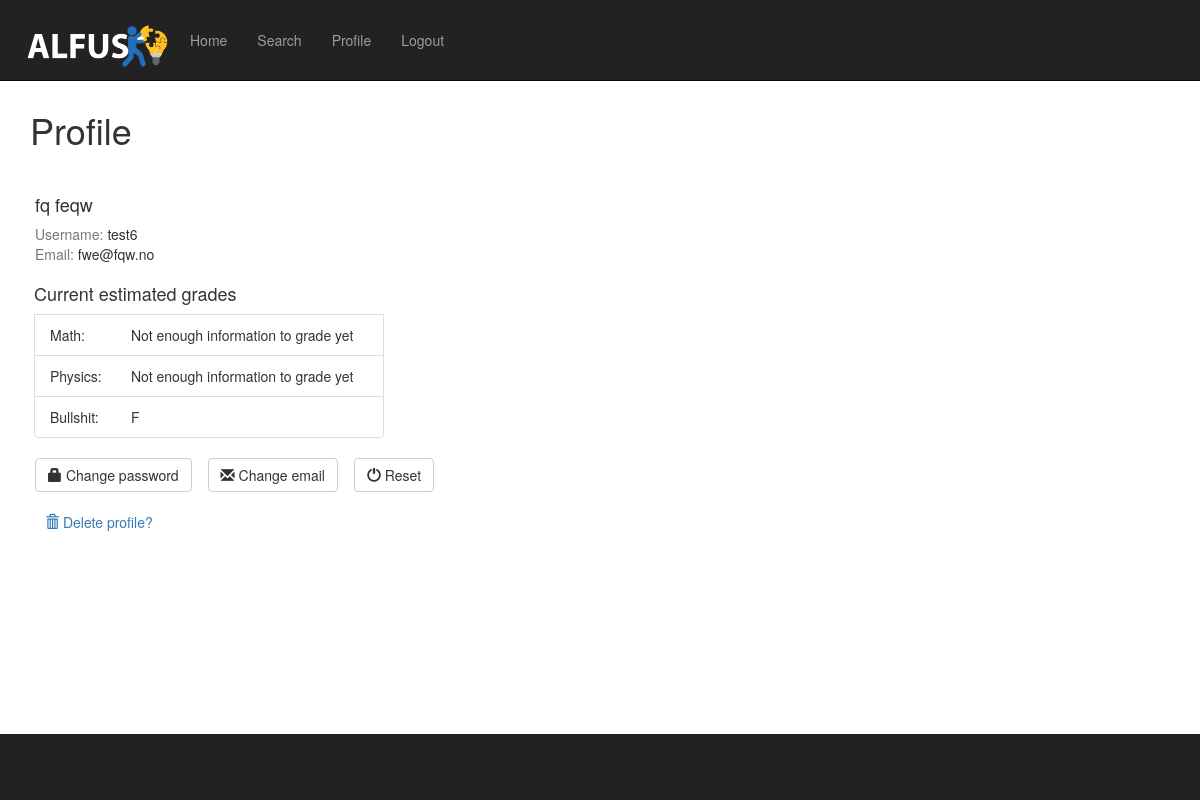
Page /questions/profile/ (signed in) on the earlier database version.
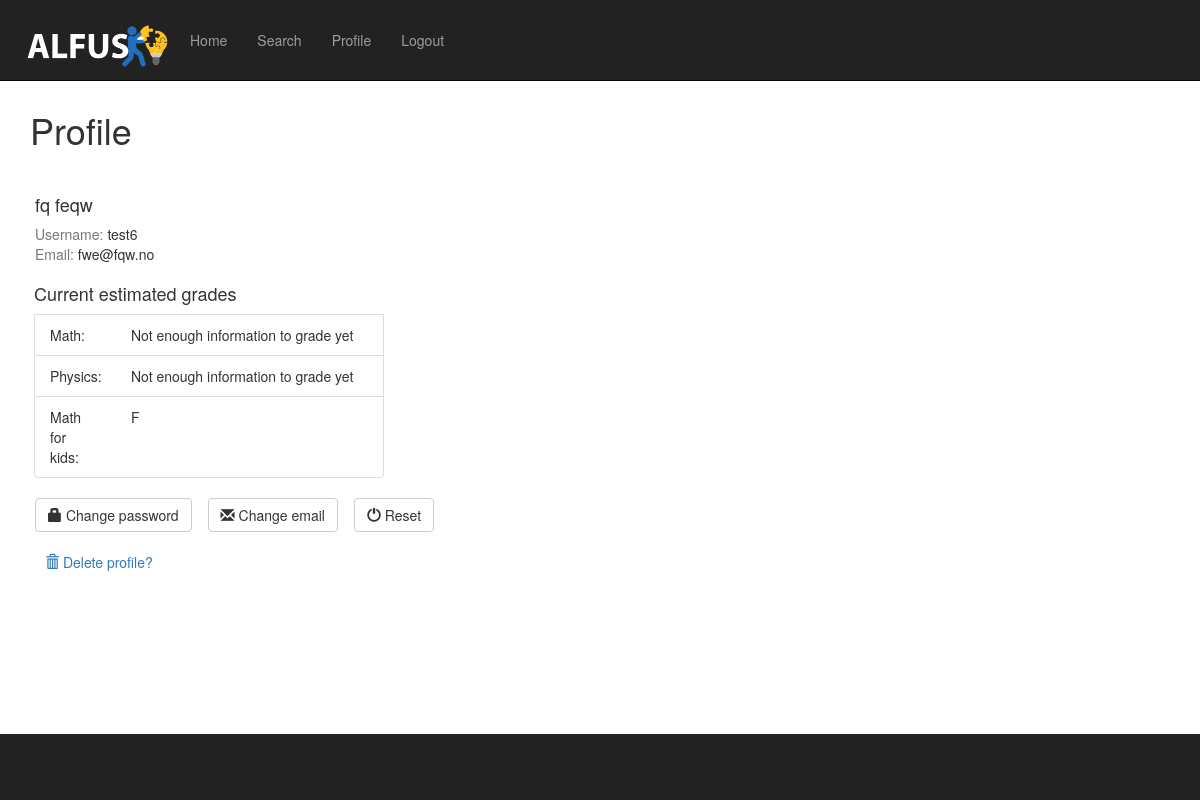
Same page on the later database version.
### questions/models.py (models this page shows)
class Subject(models.Model):
    name = models.CharField(max_length=200)
    def __str__(self):
        return self.name

### questions/views.py (the view)
@login_required(login_url="/login/")
def profile(request):
    temp = get_grade_subject(request)
    subject = []
    grades_letter = []
    for i in temp.keys():
        subject.append(i)
        grades_letter.append(temp[i])
    zipped = zip(subject, grades_letter)
    return render(request, 'questions/profile.html', {"skills": zipped})

### questions/models.py (called while the page is built)
    def __str__(self):
        return str(self.skill_rating_chapter)

### questions/views.py (called while the page is built)
def number_to_grade(number):
    if number == 0.5:
        return("Not enough information to grade yet")
    elif number >= 0.89:
        return("A")
    elif number >= 0.77:
        return("B")
    elif number >= 0.65:
        return("C")
    elif number >= 0.53:
        return("D")
    elif number >= 0.41:
        return("E")
    else:
        return("F")

def get_grade_subject(request):
    skillrating_chapters = hasChapter.objects.filter(user=request.user)
    subject_grade = {}
    for t in list(Subject.objects.all()):
        count = 0
        temp = 0
        for q in list(skillrating_chapters):
            if q.chapter.part_of == t:
                print(q)
                temp += q.skill_rating_chapter
                count += 1
        if count == 0:
            count = 1
        subject_grade[t] = number_to_grade(temp / count)
    return(subject_grade)

### questions/templates/questions/profile.html (shortened to what this page needs)
{% extends "questions/base.html" %}
{% block content %}
    <h1 style="top: 20px;position: relative">Profile</h1>
    <br>
    <div class="container">
        <div class="row">
            <div class="col-md-9">
                <div class="row">
                    <div class="row">
                        <h4 style="left: 20px;top: 25px;position: relative">{{ user.first_name }} {{ user.last_name }}</h4>
                        <div class="col-md-6">
                            <div class="row">
                                <div style="padding-left: 20px;padding-top: 25px">
                                    <span class="text-muted">Username:</span> {{ user.username }} <br>
                                    <span class="text-muted">Email:</span> {{ user.email }} <br>
                                </div>
                                <div>
                                    <div style="position: relative; left:19px">
                                        <ul class="list-group"
                                            style=" width: 360px;table-layout: fixed; padding-top: 10px;padding-right: 10px">
                                            <h4>Current estimated grades</h4>
                                            {% for chapter, grade in skills %}
                                                <li class="list-group-item">
                                                    <div class="row">
                                                        <div class="col-xs-2">
                                                            {{ chapter }}:
                                                        </div>
                                                        <div class="hideextra">
                                                            &emsp; {{ grade }}
                                                        </div>
                                                    </div>
                                                </li>
                                            {% endfor %}
                                        </ul>
                                    </div>
                                </div>
                                <div style="display:flex;justify-content: flex-start; padding-left: 20px; padding-bottom: 20px">
                                    <div style="margin-right: 16px">
                                        <a href="{% url 'questions:change_password' %}"
                                           class="btn btn-default pull-left"><i
                                                class="glyphicon glyphicon-lock"></i> Change password </a>
                                    </div>
                                    <a href="{% url 'questions:change_email' %}" class="btn btn-default pull-left"><i
                                            class="glyphicon glyphicon-envelope"></i> Change email </a>
                                    <div style="margin-left: 16px">
                                        <a href="{% url 'questions:reset' %}" class="btn btn-default pull-right"><i
                                                class="glyphicon glyphicon-off"></i> Reset </a>
                                    </div>
                                </div>
                            </div>
                        </div>
                    </div>
                </div>
            </div>
            <div class="col-md-12 text-left">
                <a href="{% url 'questions:delete_user' %}"><i class="glyphicon glyphicon-trash"></i> Delete profile?
                </a>
            </div>
        </div>
    </div>
{% endblock %}

Differences in the rows shown:
removed Subject: name "Bullshit", grade "F"
added Subject: name "Math for kids", grade "F"
